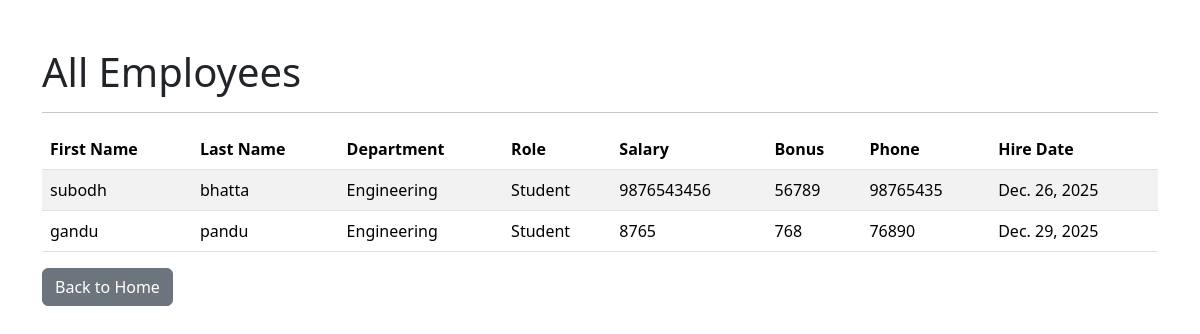
The app's page /view_emp/, older data.
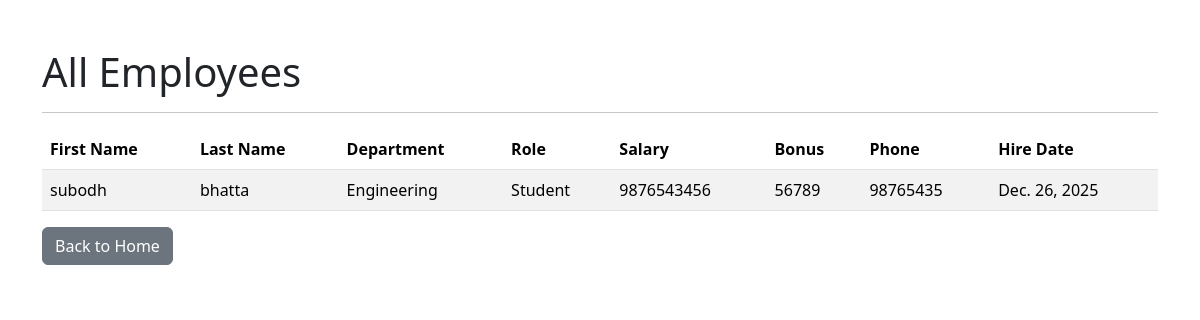
The same page, newer data.
### employee/models.py (models this page shows, shortened)
class Employee(models.Model):
    first_name = models.CharField(max_length = 100, null = False)
    last_name = models.CharField(max_length=100)
    dept = models.ForeignKey(Department,on_delete = models.CASCADE)
    role = models.ForeignKey(Roles, on_delete = models.CASCADE)
    salary = models.IntegerField(default = 0)
    bonus = models.IntegerField(default = 0)
    phone = models.IntegerField(default = 0)
    hire_date  = models.DateField()
    def __str__(self):
        return "%s %s %s" %(self.first_name,self.last_name,self.phone)

class Department(models.Model):
    name = models.CharField(max_length= 100, null = False)
    location = models.CharField(max_length = 100)

class Roles(models.Model):
    name = models.CharField(max_length=100, null = False)

### employee/views.py (the view)
# urls.py: path('view_emp/', views.view_emp, name='view_emp'),
def view_emp(request):
    emps = Employee.objects.all()
    print(f"Total employees: {emps.count()}")  # Check how many records exist
    print(f"Employees: {emps}")
    for emp in emps:
        print(f"  - {emp.first_name} {emp.last_name}")
    context = {
        'emps': emps
    }
    return render(request, 'employee/view_emp.html', context)

### employee/templates/employee/view_emp.html (shortened to what this page needs)
<!DOCTYPE html>
<html lang="en">
<head>
    <link href="https://cdn.jsdelivr.net/npm/bootstrap@5.3.8/dist/css/bootstrap.min.css" rel="stylesheet">
</head>
<body>
    <div class="container mt-5">
        <h1>All Employees</h1>
        <hr>
        {% if emps %}
        <table class="table table-striped">
            <thead>
                <tr>
                    <th>First Name</th>
                    <th>Last Name</th>
                    <th>Department</th>
                    <th>Role</th>
                    <th>Salary</th>
                    <th>Bonus</th>
                    <th>Phone</th>
                    <th>Hire Date</th>
                </tr>
            </thead>
            <tbody>
                {% for emp in emps %}
                <tr>
                    <td>{{ emp.first_name }}</td>
                    <td>{{ emp.last_name }}</td>
                    <td>{{ emp.dept.name }}</td>
                    <td>{{ emp.role.name }}</td>
                    <td>{{ emp.salary }}</td>
                    <td>{{ emp.bonus }}</td>
                    <td>{{ emp.phone }}</td>
                    <td>{{ emp.hire_date }}</td>
                </tr>
                {% endfor %}
            </tbody>
        </table>
        {% else %}
        <p>No employees found.</p>
        {% endif %}
        <a href="{% url 'home' %}" class="btn btn-secondary">Back to Home</a>
    </div>
</body>
</html>

Row changes from the older to the newer data that the page shows:
removed Employee: first_name "gandu", last_name "pandu", dept.name "Engineering", role.name "Student", salary "8765", bonus "768", phone "76890", hire_date "Dec. 29, 2025"
